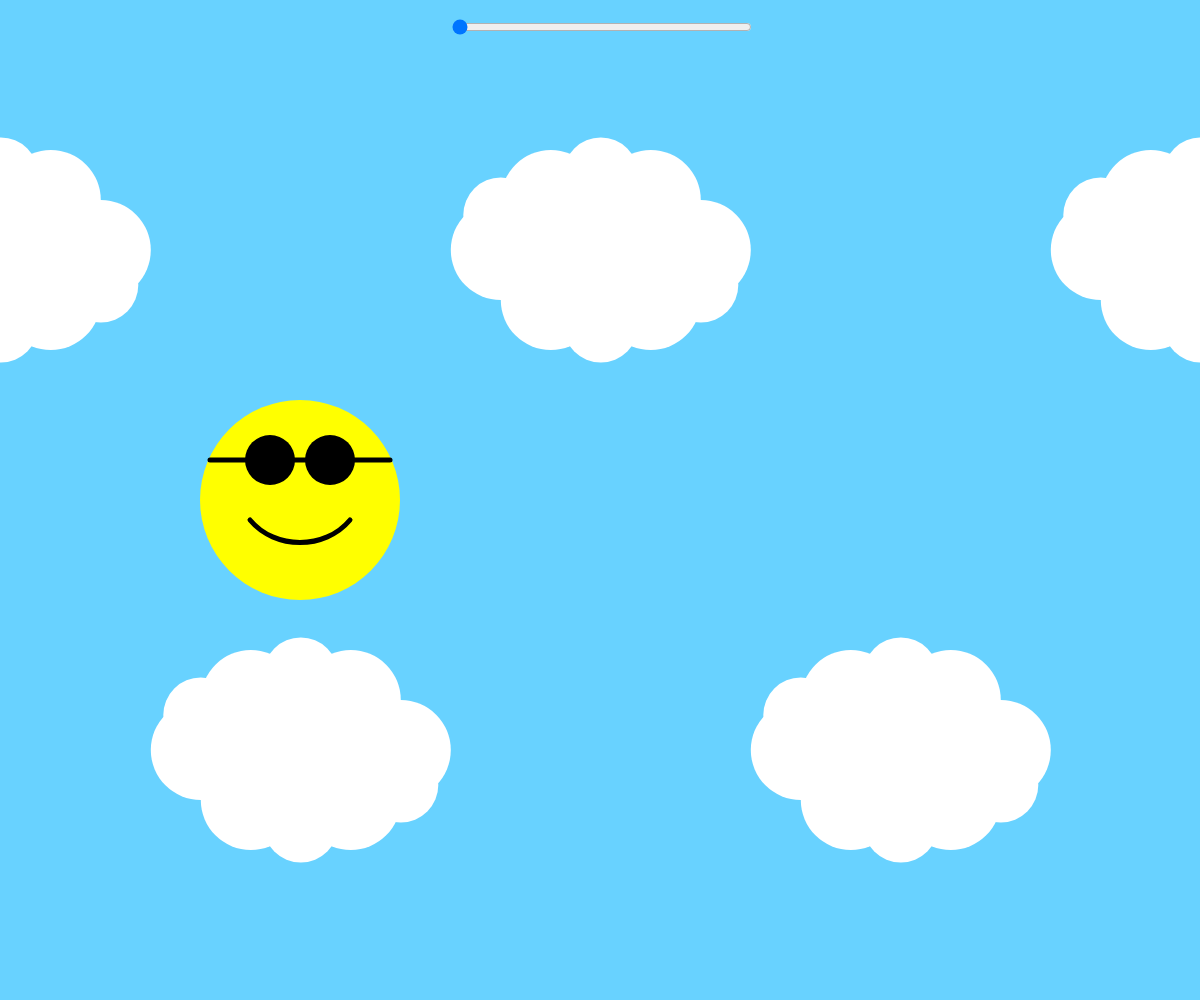
Frame 1 (no input)
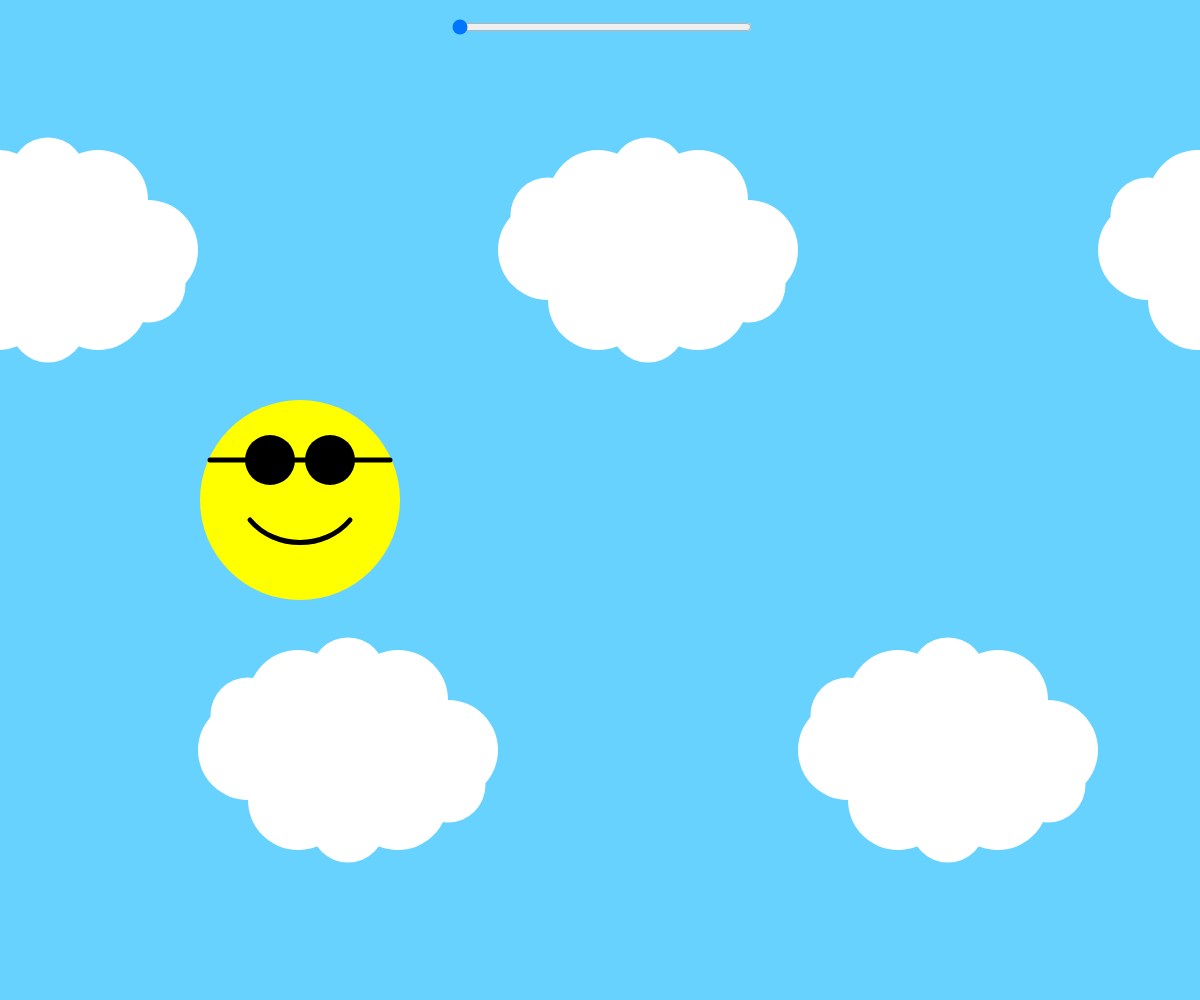
Frame 60 (no input)
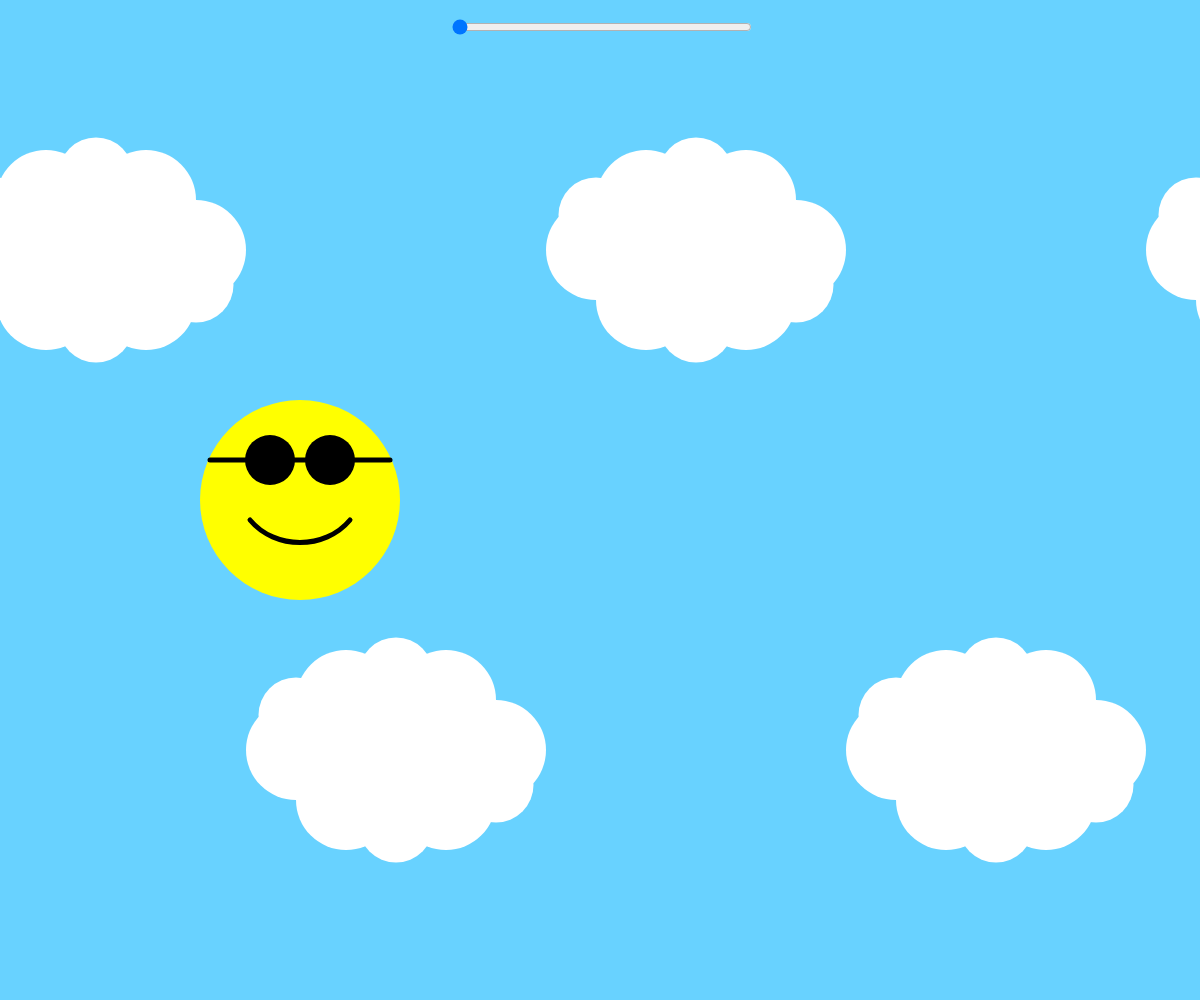
Frame 120 (the mouse pressed at the canvas centre since frame 60)

The p5.js sketch that drew these frames (run headless with seeded random() and noise() and a simulated clock; from frame 60 on, the mouse is pressed at the canvas centre):

// p5.js sketch
// ── sketch.js
var cenX, cenY;
var sunX, sunY; //final position of the sun
var moonX, moonY; //final position of the moon
var r = 104; //r value of the sky's daytime color 
var g = 210; //g value of the sky's daytime color
var counter1, counter2, counter3, counter4, counter5, counter6; //Counters for each of the 6 clouds 
var starX = []; //x positions of the stars
var starY = []; //y positions of the stars
var starSize = []; //sizes of the stars 
var starOp = []; //opacities of the stars 
var num = 100; //# of stars

function setup() {
	createCanvas(windowWidth, windowHeight);
	cenX = windowWidth/2;
	cenY = windowHeight/2;
	sunX = cenX/2;
	sunY = cenY;
	moonX = (cenX*3)/2;
	moonY = cenY;
	
	//Setting up the stars 
	for (var i=0; i<num; i++) {
		starX[i] = random(windowWidth); 
		starY[i] = random(windowHeight);
		starSize[i] = random(10);
		starOp[i] = random(255);
	}
	
	//Initializing the counters at the clouds' starting points	
	counter1 = windowWidth; 
	counter2 = cenX;
	counter3 = 0;	
	counter4 = (cenX*3)/2;
	counter5 = cenX/2;
	counter6 = -cenX/2;
	
	slider = createSlider(0, windowHeight, 0);
	slider.position(cenX-150,20);
	slider.size(300,10);
}

function draw() {	
	background(r-slider.value(), g-slider.value(), 255-slider.value());
	
	//STARS 
	drawStars();
	
	//CLOUDS
	counter1+=.8; //Making the clouds move over time 
	counter2+=.8;
	counter3+=.8;
	counter4+=.8;
	counter5+=.8;
	counter6+=.8;
	if (counter1>windowWidth+(cenX/2)) { counter1 = -cenX/2; } //Once they reach a certain point they start back at the left
	if (counter2>windowWidth+(cenX/2)) { counter2 = -cenX/2; }	
	if (counter3>windowWidth+(cenX/2)) { counter3 = -cenX/2; }	
	if (counter4>windowWidth+(cenX/2)) { counter4 = -cenX/2; }	
	if (counter5>windowWidth+(cenX/2)) { counter5 = -cenX/2; }	
	if (counter6>windowWidth+(cenX/2)) { counter6 = -cenX/2; }	
	drawCloud(counter1, cenY/2);
	drawCloud(counter2, cenY/2);
	drawCloud(counter3, cenY/2); 
	drawCloud(counter4, (cenY*3)/2);
	drawCloud(counter5, (cenY*3)/2);
	drawCloud(counter6, (cenY*3)/2);
		
	//SUN 
	drawSun();
	//MOON
	drawMoon();
}

function drawStars() {
	fill(r+slider.value(), g+slider.value(), 255, slider.value()); //Fourth number is the transparency
	noStroke();

	for (var j=0; j<num; j++) {
		ellipse(starX[j], starY[j], starSize[j], starSize[j]); 
	}	
}

function drawCloud(x, y) {
	//Changing the clouds' color between day and night
	if (slider.value()>=100) { fill(100); }
	else { fill(255); }
	
	noStroke();
	ellipse(x, y, 100, 100);
	ellipse(x-100, y, 100, 100);
	ellipse(x+100, y, 100, 100);
	ellipse(x+50, y-50, 100, 100);
	ellipse(x-50, y-50, 100, 100);
	ellipse(x-50, y+50, 100, 100);
	ellipse(x+50, y+50, 100, 100);
	ellipse(x, y-75, 75, 75);
	ellipse(x, y+75, 75, 75);
	ellipse(x-100, y-35, 75, 75);
	ellipse(x+100, y+35, 75, 75);
}

function drawSun() {
	noStroke();
	fill(255, 255, 0); //Yellow 
	ellipse(sunX, sunY+slider.value(), 200, 200);
	
	//Sunglasses 
	fill(0); //Black 
	ellipse(sunX-30, (sunY-40)+slider.value(), 50, 50);
	ellipse(sunX+30, (sunY-40)+slider.value(), 50, 50);
	stroke(0); //Black, specifically for lines 
	strokeWeight(5); //Thickness of the line 
	line(sunX-90, (sunY-40)+slider.value(), sunX+90, (sunY-40)+slider.value());
	
	//Smile
	noFill();
	bezier(sunX-50, (sunY+20)+slider.value(), 
				 sunX-25, (sunY+50)+slider.value(), 
				 sunX+25, (sunY+50)+slider.value(), 
				 sunX+50, (sunY+20)+slider.value()); //Curve
}

function drawMoon() {
	noStroke();
	fill(194, 236, 255); //Blue
	ellipse(moonX, (moonY-slider.value())+windowHeight, 200, 200);
	
	//Eyes
	fill(255); //White 
	ellipse(moonX-30, ((moonY-40)-slider.value())+windowHeight, 45, 45);
	ellipse(moonX+30, ((moonY-40)-slider.value())+windowHeight, 45, 45);
	fill(0); //Black 
	ellipse(moonX-30, ((moonY-43)-slider.value())+windowHeight, 25, 25);
	ellipse(moonX+30, ((moonY-43)-slider.value())+windowHeight, 25, 25);
	
	//Smile
	stroke(0); //Black, specifically for lines 
	strokeWeight(5); //Thickness of the line 
	noFill();
	bezier(moonX-50, ((moonY+20)-slider.value())+windowHeight, 
				 moonX-25, ((moonY+50)-slider.value())+windowHeight, 
				 moonX+25, ((moonY+50)-slider.value())+windowHeight, 
				 moonX+50, ((moonY+20)-slider.value())+windowHeight); //Curve 
	
	//Craters
	noStroke();
	fill(105, 169, 232);
	ellipse(moonX-60, ((moonY+50)-slider.value())+windowHeight, 20, 20);
	ellipse(moonX+70, ((moonY+30)-slider.value())+windowHeight, 20, 20);
	ellipse(moonX-60, ((moonY)-slider.value())+windowHeight, 10, 10);
	ellipse(moonX+65, ((moonY-50)-slider.value())+windowHeight, 10, 10);	
	ellipse(moonX-30, ((moonY-80)-slider.value())+windowHeight, 10, 10);
	ellipse(moonX+20, ((moonY+60)-slider.value())+windowHeight, 10, 10);
}
